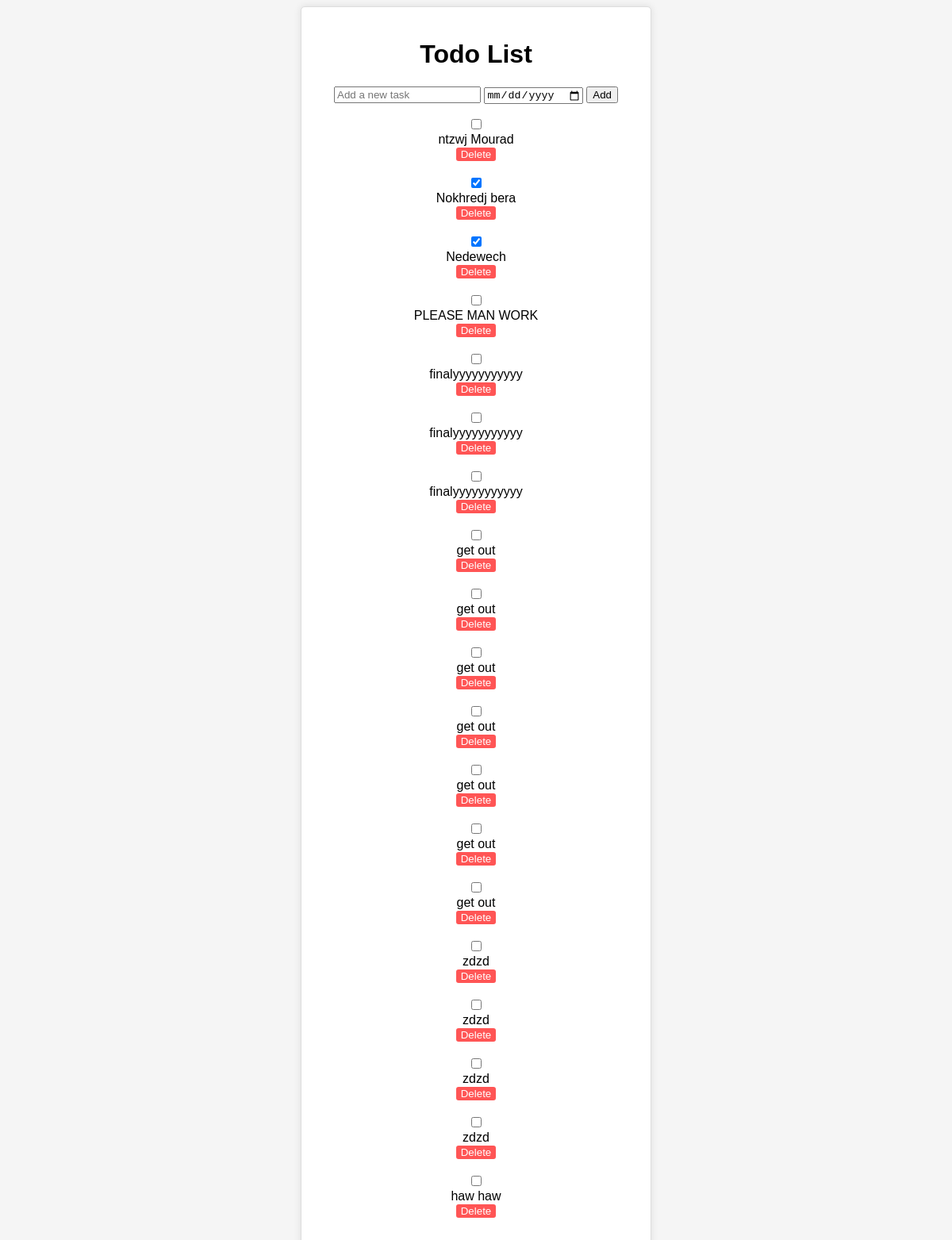
Before: /index/todo_page/create/ with the older database file.
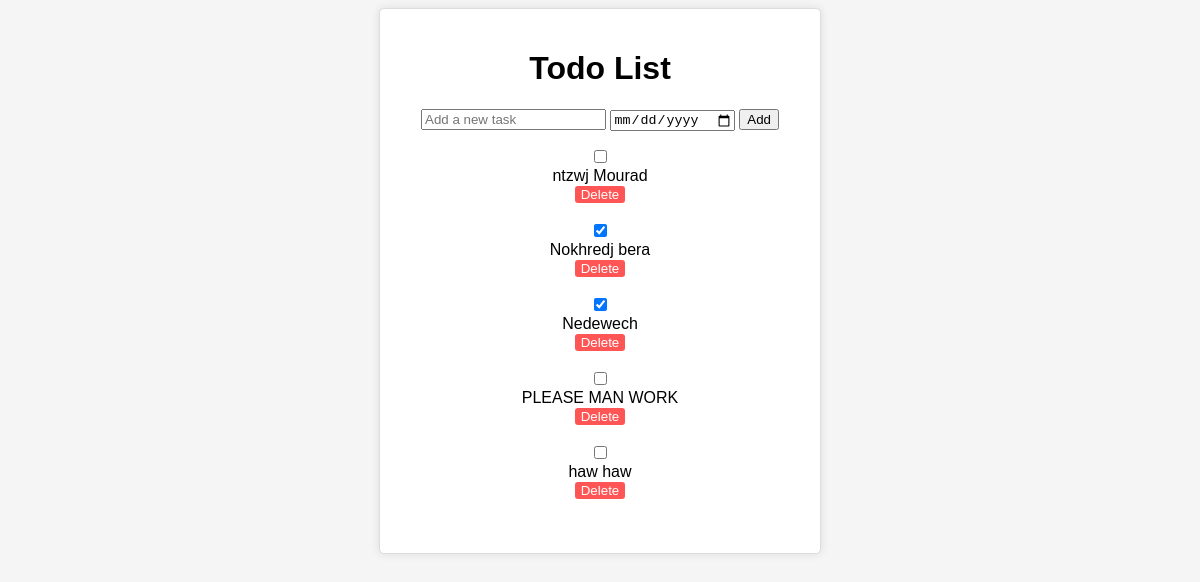
After: the same page with the newer database file.
### playground/models.py (models this page shows, shortened)
class Todo(models.Model):
    date_created = models.DateField()
    task_Text = models.CharField(max_length=250)
    isDone = models.BooleanField(default=False)

### playground/views.py (the view, shortened to what this page needs)
# urls.py: path('todo_page/create/', views.create_todo_page, name='todo_page_create'),
def create_todo_page(request):
    all_tasks = Todo.objects.all()
    return render(request, 'create_Todo-List.html',{'all_tasks': all_tasks})

### playground/templates/create_Todo-List.html (shortened to what this page needs)
<!DOCTYPE html>
<html lang="en">
<head>
    {% load static %}
    <link rel="stylesheet" href="{% static 'styles.css' %}">
</head>
<body>
        <div id="todo-list">
            <h1>Todo List</h1>
            <form method="post" action="{% url 'todo_page_create' %}" id="todo-form">
                <input type="text" id="new-task"     name="task_Txt" placeholder="Add a new task" required>
                <input type="date" id="date-created" name="date" required min="{{ current_date }}">
                <button type="submit" id="add-task">Add</button>
            </form>
            <ul id="task-list">
                {% if all_tasks %}
                {% for Task in all_tasks %}
                <li>
                    <form method="post" action="{% url 'delete_todo' Task.id %}">
                        <input type="checkbox" class="done" name="done" {% if Task.isDone %} checked {%endif%}>
                    </form>
                        <span>{{Task.task_Text}}</span>
                        <form method="post" action="{% url 'delete_todo' Task.id %}">
                            <button class="delete-button" type="submit">Delete</button>
                        </form>
                        <br>
                    </li>
                        {% endfor %}
                {% endif %}
            </ul>
        </div>
</body>
</html>

Changed rows visible on the page:
removed Todo: task_Text "finalyyyyyyyyyyy"
removed Todo: task_Text "finalyyyyyyyyyyy"
removed Todo: task_Text "finalyyyyyyyyyyy"
removed Todo: task_Text "get out"
removed Todo: task_Text "get out"
removed Todo: task_Text "get out"
removed Todo: task_Text "get out"
removed Todo: task_Text "get out"
removed Todo: task_Text "get out"
removed Todo: task_Text "get out"
removed Todo: task_Text "zdzd"
removed Todo: task_Text "zdzd"
removed Todo: task_Text "zdzd"
removed Todo: task_Text "zdzd"
